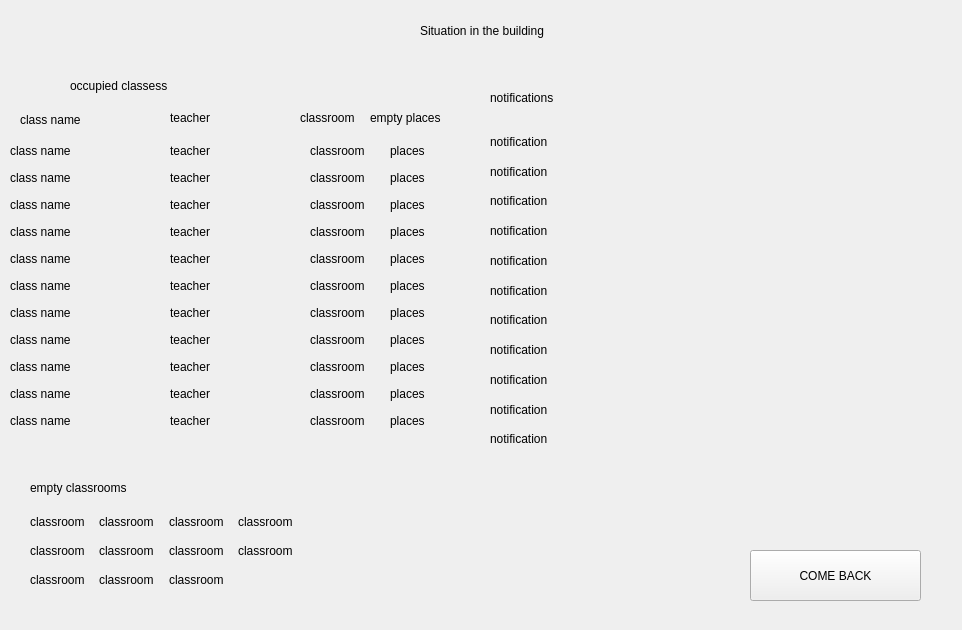
<?xml version="1.0" encoding="UTF-8"?>
<ui version="4.0">
 <class>Form</class>
 <widget class="QWidget" name="Form">
  <property name="geometry">
   <rect>
    <x>0</x>
    <y>0</y>
    <width>962</width>
    <height>630</height>
   </rect>
  </property>
  <property name="windowTitle">
   <string>Form</string>
  </property>
  <widget class="QLabel" name="label">
   <property name="geometry">
    <rect>
     <x>420</x>
     <y>10</y>
     <width>161</width>
     <height>41</height>
    </rect>
   </property>
   <property name="text">
    <string>Situation in the building</string>
   </property>
  </widget>
  <widget class="QPushButton" name="ComeBackButton">
   <property name="geometry">
    <rect>
     <x>750</x>
     <y>550</y>
     <width>171</width>
     <height>51</height>
    </rect>
   </property>
   <property name="text">
    <string>COME BACK</string>
   </property>
  </widget>
  <widget class="QLabel" name="label_2">
   <property name="geometry">
    <rect>
     <x>70</x>
     <y>70</y>
     <width>191</width>
     <height>31</height>
    </rect>
   </property>
   <property name="text">
    <string>occupied classess</string>
   </property>
  </widget>
  <widget class="QLabel" name="label_3">
   <property name="geometry">
    <rect>
     <x>30</x>
     <y>480</y>
     <width>191</width>
     <height>16</height>
    </rect>
   </property>
   <property name="text">
    <string>empty classrooms</string>
   </property>
  </widget>
  <widget class="QLabel" name="label_4">
   <property name="geometry">
    <rect>
     <x>490</x>
     <y>90</y>
     <width>191</width>
     <height>16</height>
    </rect>
   </property>
   <property name="text">
    <string>notifications</string>
   </property>
  </widget>
  <widget class="QLabel" name="label_5">
   <property name="geometry">
    <rect>
     <x>20</x>
     <y>110</y>
     <width>71</width>
     <height>20</height>
    </rect>
   </property>
   <property name="text">
    <string>class name</string>
   </property>
  </widget>
  <widget class="QLabel" name="label_6">
   <property name="geometry">
    <rect>
     <x>170</x>
     <y>110</y>
     <width>61</width>
     <height>16</height>
    </rect>
   </property>
   <property name="text">
    <string>teacher</string>
   </property>
  </widget>
  <widget class="QLabel" name="label_7">
   <property name="geometry">
    <rect>
     <x>300</x>
     <y>110</y>
     <width>61</width>
     <height>16</height>
    </rect>
   </property>
   <property name="text">
    <string>classroom</string>
   </property>
  </widget>
  <widget class="QLabel" name="label_8">
   <property name="geometry">
    <rect>
     <x>370</x>
     <y>110</y>
     <width>91</width>
     <height>16</height>
    </rect>
   </property>
   <property name="text">
    <string>empty places</string>
   </property>
  </widget>
  <widget class="QWidget" name="layoutWidget">
   <property name="geometry">
    <rect>
     <x>170</x>
     <y>140</y>
     <width>131</width>
     <height>291</height>
    </rect>
   </property>
   <layout class="QVBoxLayout" name="verticalLayout_2">
    <item>
     <widget class="QLabel" name="teacherName1">
      <property name="text">
       <string>teacher</string>
      </property>
     </widget>
    </item>
    <item>
     <widget class="QLabel" name="teacherName2">
      <property name="text">
       <string>teacher</string>
      </property>
     </widget>
    </item>
    <item>
     <widget class="QLabel" name="teacherName3">
      <property name="text">
       <string>teacher</string>
      </property>
     </widget>
    </item>
    <item>
     <widget class="QLabel" name="teacherName4">
      <property name="text">
       <string>teacher</string>
      </property>
     </widget>
    </item>
    <item>
     <widget class="QLabel" name="teacherName5">
      <property name="text">
       <string>teacher</string>
      </property>
     </widget>
    </item>
    <item>
     <widget class="QLabel" name="teacherName6">
      <property name="text">
       <string>teacher</string>
      </property>
     </widget>
    </item>
    <item>
     <widget class="QLabel" name="teacherName7">
      <property name="text">
       <string>teacher</string>
      </property>
     </widget>
    </item>
    <item>
     <widget class="QLabel" name="teacherName8">
      <property name="text">
       <string>teacher</string>
      </property>
     </widget>
    </item>
    <item>
     <widget class="QLabel" name="teacherName9">
      <property name="text">
       <string>teacher</string>
      </property>
     </widget>
    </item>
    <item>
     <widget class="QLabel" name="teacherName10">
      <property name="text">
       <string>teacher</string>
      </property>
     </widget>
    </item>
    <item>
     <widget class="QLabel" name="teacherName11">
      <property name="text">
       <string>teacher</string>
      </property>
     </widget>
    </item>
   </layout>
  </widget>
  <widget class="QWidget" name="layoutWidget_2">
   <property name="geometry">
    <rect>
     <x>310</x>
     <y>140</y>
     <width>61</width>
     <height>291</height>
    </rect>
   </property>
   <layout class="QVBoxLayout" name="verticalLayout_3">
    <item>
     <widget class="QLabel" name="classroomName1">
      <property name="text">
       <string>classroom</string>
      </property>
     </widget>
    </item>
    <item>
     <widget class="QLabel" name="classroomName2">
      <property name="text">
       <string>classroom</string>
      </property>
     </widget>
    </item>
    <item>
     <widget class="QLabel" name="classroomName3">
      <property name="text">
       <string>classroom</string>
      </property>
     </widget>
    </item>
    <item>
     <widget class="QLabel" name="classroomName4">
      <property name="text">
       <string>classroom</string>
      </property>
     </widget>
    </item>
    <item>
     <widget class="QLabel" name="classroomName5">
      <property name="text">
       <string>classroom</string>
      </property>
     </widget>
    </item>
    <item>
     <widget class="QLabel" name="classroomName6">
      <property name="text">
       <string>classroom</string>
      </property>
     </widget>
    </item>
    <item>
     <widget class="QLabel" name="classroomName7">
      <property name="text">
       <string>classroom</string>
      </property>
     </widget>
    </item>
    <item>
     <widget class="QLabel" name="classroomName8">
      <property name="text">
       <string>classroom</string>
      </property>
     </widget>
    </item>
    <item>
     <widget class="QLabel" name="classroomName9">
      <property name="text">
       <string>classroom</string>
      </property>
     </widget>
    </item>
    <item>
     <widget class="QLabel" name="classroomName10">
      <property name="text">
       <string>classroom</string>
      </property>
     </widget>
    </item>
    <item>
     <widget class="QLabel" name="classroomName11">
      <property name="text">
       <string>classroom</string>
      </property>
     </widget>
    </item>
   </layout>
  </widget>
  <widget class="QWidget" name="layoutWidget_3">
   <property name="geometry">
    <rect>
     <x>390</x>
     <y>140</y>
     <width>41</width>
     <height>291</height>
    </rect>
   </property>
   <layout class="QVBoxLayout" name="verticalLayout_4">
    <item>
     <widget class="QLabel" name="classroomPlaces1">
      <property name="text">
       <string>places</string>
      </property>
     </widget>
    </item>
    <item>
     <widget class="QLabel" name="classroomPlaces2">
      <property name="text">
       <string>places</string>
      </property>
     </widget>
    </item>
    <item>
     <widget class="QLabel" name="classroomPlaces3">
      <property name="text">
       <string>places</string>
      </property>
     </widget>
    </item>
    <item>
     <widget class="QLabel" name="classroomPlaces4">
      <property name="text">
       <string>places</string>
      </property>
     </widget>
    </item>
    <item>
     <widget class="QLabel" name="classroomPlaces5">
      <property name="text">
       <string>places</string>
      </property>
     </widget>
    </item>
    <item>
     <widget class="QLabel" name="classroomPlaces6">
      <property name="text">
       <string>places</string>
      </property>
     </widget>
    </item>
    <item>
     <widget class="QLabel" name="classroomPlaces7">
      <property name="text">
       <string>places</string>
      </property>
     </widget>
    </item>
    <item>
     <widget class="QLabel" name="classroomPlaces8">
      <property name="text">
       <string>places</string>
      </property>
     </widget>
    </item>
    <item>
     <widget class="QLabel" name="classroomPlaces9">
      <property name="text">
       <string>places</string>
      </property>
     </widget>
    </item>
    <item>
     <widget class="QLabel" name="classroomPlaces10">
      <property name="text">
       <string>places</string>
      </property>
     </widget>
    </item>
    <item>
     <widget class="QLabel" name="classroomPlaces11">
      <property name="text">
       <string>places</string>
      </property>
     </widget>
    </item>
   </layout>
  </widget>
  <widget class="QWidget" name="layoutWidget_4">
   <property name="geometry">
    <rect>
     <x>490</x>
     <y>130</y>
     <width>461</width>
     <height>321</height>
    </rect>
   </property>
   <layout class="QVBoxLayout" name="verticalLayout_5">
    <item>
     <widget class="QLabel" name="notification1">
      <property name="text">
       <string>notification</string>
      </property>
     </widget>
    </item>
    <item>
     <widget class="QLabel" name="notification2">
      <property name="text">
       <string>notification</string>
      </property>
     </widget>
    </item>
    <item>
     <widget class="QLabel" name="notification3">
      <property name="text">
       <string>notification</string>
      </property>
     </widget>
    </item>
    <item>
     <widget class="QLabel" name="notification4">
      <property name="text">
       <string>notification</string>
      </property>
     </widget>
    </item>
    <item>
     <widget class="QLabel" name="notification5">
      <property name="text">
       <string>notification</string>
      </property>
     </widget>
    </item>
    <item>
     <widget class="QLabel" name="notification6">
      <property name="text">
       <string>notification</string>
      </property>
     </widget>
    </item>
    <item>
     <widget class="QLabel" name="notification7">
      <property name="text">
       <string>notification</string>
      </property>
     </widget>
    </item>
    <item>
     <widget class="QLabel" name="notification8">
      <property name="text">
       <string>notification</string>
      </property>
     </widget>
    </item>
    <item>
     <widget class="QLabel" name="notification9">
      <property name="text">
       <string>notification</string>
      </property>
     </widget>
    </item>
    <item>
     <widget class="QLabel" name="notification10">
      <property name="text">
       <string>notification</string>
      </property>
     </widget>
    </item>
    <item>
     <widget class="QLabel" name="notification11">
      <property name="text">
       <string>notification</string>
      </property>
     </widget>
    </item>
   </layout>
  </widget>
  <widget class="QWidget" name="layoutWidget">
   <property name="geometry">
    <rect>
     <x>10</x>
     <y>140</y>
     <width>151</width>
     <height>291</height>
    </rect>
   </property>
   <layout class="QVBoxLayout" name="verticalLayout">
    <item>
     <widget class="QLabel" name="className1">
      <property name="text">
       <string>class name</string>
      </property>
     </widget>
    </item>
    <item>
     <widget class="QLabel" name="className2">
      <property name="text">
       <string>class name</string>
      </property>
     </widget>
    </item>
    <item>
     <widget class="QLabel" name="className3">
      <property name="text">
       <string>class name</string>
      </property>
     </widget>
    </item>
    <item>
     <widget class="QLabel" name="className4">
      <property name="text">
       <string>class name</string>
      </property>
     </widget>
    </item>
    <item>
     <widget class="QLabel" name="className5">
      <property name="text">
       <string>class name</string>
      </property>
     </widget>
    </item>
    <item>
     <widget class="QLabel" name="className6">
      <property name="text">
       <string>class name</string>
      </property>
     </widget>
    </item>
    <item>
     <widget class="QLabel" name="className7">
      <property name="text">
       <string>class name</string>
      </property>
     </widget>
    </item>
    <item>
     <widget class="QLabel" name="className8">
      <property name="text">
       <string>class name</string>
      </property>
     </widget>
    </item>
    <item>
     <widget class="QLabel" name="className9">
      <property name="text">
       <string>class name</string>
      </property>
     </widget>
    </item>
    <item>
     <widget class="QLabel" name="className10">
      <property name="text">
       <string>class name</string>
      </property>
     </widget>
    </item>
    <item>
     <widget class="QLabel" name="className11">
      <property name="text">
       <string>class name</string>
      </property>
     </widget>
    </item>
   </layout>
  </widget>
  <widget class="QWidget" name="layoutWidget">
   <property name="geometry">
    <rect>
     <x>30</x>
     <y>510</y>
     <width>271</width>
     <height>81</height>
    </rect>
   </property>
   <layout class="QGridLayout" name="gridLayout">
    <item row="0" column="0">
     <widget class="QLabel" name="emptyClassroom1">
      <property name="text">
       <string>classroom</string>
      </property>
     </widget>
    </item>
    <item row="0" column="1">
     <widget class="QLabel" name="emptyClassroom2">
      <property name="text">
       <string>classroom</string>
      </property>
     </widget>
    </item>
    <item row="0" column="2">
     <widget class="QLabel" name="emptyClassroom3">
      <property name="text">
       <string>classroom</string>
      </property>
     </widget>
    </item>
    <item row="0" column="3">
     <widget class="QLabel" name="emptyClassroom4">
      <property name="text">
       <string>classroom</string>
      </property>
     </widget>
    </item>
    <item row="1" column="0">
     <widget class="QLabel" name="emptyClassroom5">
      <property name="text">
       <string>classroom</string>
      </property>
     </widget>
    </item>
    <item row="1" column="1">
     <widget class="QLabel" name="emptyClassroom6">
      <property name="text">
       <string>classroom</string>
      </property>
     </widget>
    </item>
    <item row="1" column="2">
     <widget class="QLabel" name="emptyClassroom7">
      <property name="text">
       <string>classroom</string>
      </property>
     </widget>
    </item>
    <item row="1" column="3">
     <widget class="QLabel" name="emptyClassroom8">
      <property name="text">
       <string>classroom</string>
      </property>
     </widget>
    </item>
    <item row="2" column="0">
     <widget class="QLabel" name="emptyClassroom9">
      <property name="text">
       <string>classroom</string>
      </property>
     </widget>
    </item>
    <item row="2" column="1">
     <widget class="QLabel" name="emptyClassroom10">
      <property name="text">
       <string>classroom</string>
      </property>
     </widget>
    </item>
    <item row="2" column="2">
     <widget class="QLabel" name="emptyClassroom11">
      <property name="text">
       <string>classroom</string>
      </property>
     </widget>
    </item>
   </layout>
  </widget>
 </widget>
 <resources/>
 <connections/>
</ui>
